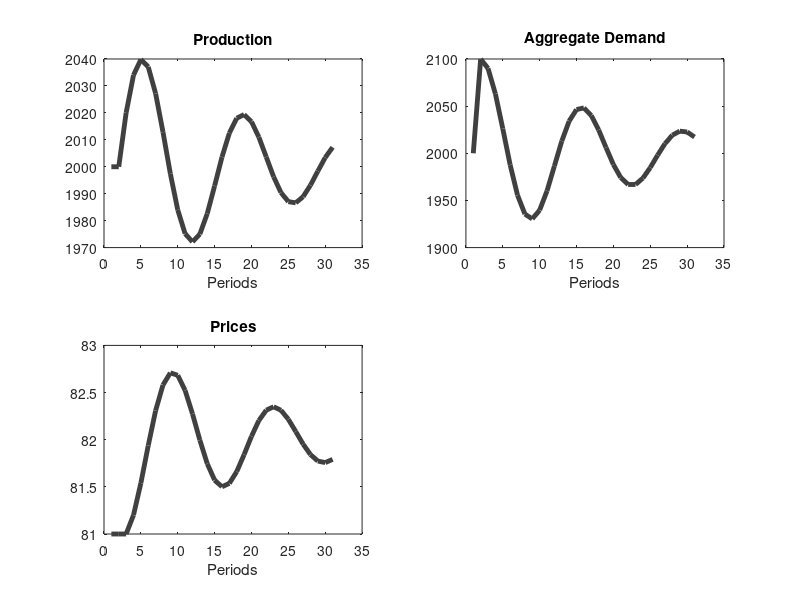

MATLAB code for this plot:
% ***********************************************
% An Introduction to Computational Macroeconomics
% A. Bongers, T. Gómez and J. L. Torres (2019)
% Dynamic IS-LM model in MATLAB
% File: m2.m
% ***********************************************
clear all

% Periods
T = 30;

% Exogenous variables
Beta0 = 2100;
m0 = 100;
ypot0 = 2000;

% Parameters
Theta = 0.5;
Psi = 0.01;
Beta1 = 50;
Mi = 0.01;
Ni = 0.2;

%Matrices
A=[0 Mi;-Ni*Beta1/Theta Ni*(Beta1*Mi-Beta1*Psi/Theta-1)];
B=[0 0 -Mi; Ni Ni*Beta1/Theta -Ni*Beta1*Mi];
Z=[Beta0 m0 ypot0];

%Steady state
pbar = (Theta*Beta0)/Beta1+m0-(Psi+Theta/Beta1)*ypot0;
ybar = ypot0;
dp(1) = 0;
dy(1) = 0;
p(1) = pbar;
y(1) = ybar;
i(1) = -(1/Theta)*(m0-p(1)-Psi*y(1));
yd(1) = Beta0-Beta1*(i(1)-dp(1));

% Proper values
v=eig(A);
Lambda1=v(1);
Lambda2=v(2);

% Disturbance
m1= 101;

% Dynamics
for j=1:T;
y(j+1) = y(j)+dy(j);
p(j+1) = p(j)+dp(j);
dp(j+1) = Mi*(y(j+1)-ybar);
i(j+1) = -(1/Theta)*(m1-p(j+1)-Psi*y(j+1));
yd(j+1) = Beta0-Beta1*(i(j+1)-dp(j+1));
dy(j+1) = Ni*(yd(j+1)-y(j+1));
end;

% Graphics
j=1:T+1;
subplot(2,2,1)
plot(j,y,'Color',[0.25 0.25 0.25],'linewidth',3.5)
xlabel('Periods')
title('Production')
subplot(2,2,2)
plot(j,yd,'Color',[0.25 0.25 0.25],'linewidth',3.5)
xlabel('Periods')
title('Aggregate Demand')
subplot(2,2,3)
plot(j,p,'Color',[0.25 0.25 0.25],'linewidth',3.5)
xlabel('Periods')
title('Prices')
